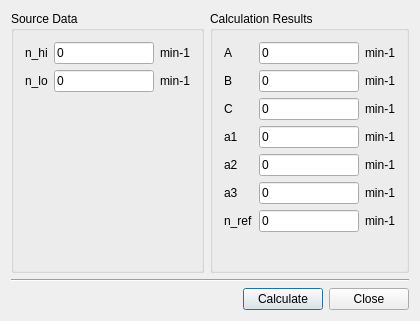
<?xml version="1.0" encoding="UTF-8"?>
<ui version="4.0">
 <class>ABCspeedsCalcDialogClass</class>
 <widget class="QDialog" name="ABCspeedsCalcDialogClass">
  <property name="windowModality">
   <enum>Qt::WindowModal</enum>
  </property>
  <property name="geometry">
   <rect>
    <x>0</x>
    <y>0</y>
    <width>420</width>
    <height>321</height>
   </rect>
  </property>
  <property name="focusPolicy">
   <enum>Qt::NoFocus</enum>
  </property>
  <property name="windowTitle">
   <string>Qr49: A, B, C speeds calculation</string>
  </property>
  <property name="windowIcon">
   <iconset resource="qr49.qrc">
    <normaloff>:/icons/toxic.png</normaloff>:/icons/toxic.png</iconset>
  </property>
  <layout class="QVBoxLayout" name="verticalLayout_4">
   <item>
    <layout class="QVBoxLayout" name="verticalLayout">
     <item>
      <layout class="QHBoxLayout" name="horizontalLayout_2">
       <item>
        <widget class="QGroupBox" name="groupBox">
         <property name="title">
          <string>Source Data</string>
         </property>
         <layout class="QVBoxLayout" name="verticalLayout_2">
          <item>
           <layout class="QGridLayout" name="gridLayout">
            <item row="0" column="0">
             <widget class="QLabel" name="label">
              <property name="text">
               <string>n_hi</string>
              </property>
             </widget>
            </item>
            <item row="0" column="1">
             <widget class="QLineEdit" name="lineEdit_n_hi">
              <property name="text">
               <string>0</string>
              </property>
              <property name="maxLength">
               <number>10</number>
              </property>
             </widget>
            </item>
            <item row="1" column="0">
             <widget class="QLabel" name="label_2">
              <property name="text">
               <string>n_lo</string>
              </property>
             </widget>
            </item>
            <item row="1" column="1">
             <widget class="QLineEdit" name="lineEdit_n_lo">
              <property name="text">
               <string>0</string>
              </property>
              <property name="maxLength">
               <number>10</number>
              </property>
             </widget>
            </item>
            <item row="2" column="1">
             <spacer name="verticalSpacer">
              <property name="orientation">
               <enum>Qt::Vertical</enum>
              </property>
              <property name="sizeHint" stdset="0">
               <size>
                <width>20</width>
                <height>40</height>
               </size>
              </property>
             </spacer>
            </item>
            <item row="0" column="2">
             <widget class="QLabel" name="label_10">
              <property name="text">
               <string>min-1</string>
              </property>
             </widget>
            </item>
            <item row="1" column="2">
             <widget class="QLabel" name="label_11">
              <property name="text">
               <string>min-1</string>
              </property>
             </widget>
            </item>
           </layout>
          </item>
         </layout>
        </widget>
       </item>
       <item>
        <widget class="QGroupBox" name="groupBox_2">
         <property name="title">
          <string>Calculation Results</string>
         </property>
         <layout class="QVBoxLayout" name="verticalLayout_3">
          <item>
           <layout class="QGridLayout" name="gridLayout_2">
            <item row="0" column="0">
             <widget class="QLabel" name="label_3">
              <property name="text">
               <string>A</string>
              </property>
             </widget>
            </item>
            <item row="0" column="1">
             <widget class="QLineEdit" name="lineEdit_A">
              <property name="text">
               <string>0</string>
              </property>
              <property name="readOnly">
               <bool>true</bool>
              </property>
             </widget>
            </item>
            <item row="1" column="0">
             <widget class="QLabel" name="label_4">
              <property name="text">
               <string>B</string>
              </property>
             </widget>
            </item>
            <item row="1" column="1">
             <widget class="QLineEdit" name="lineEdit_B">
              <property name="text">
               <string>0</string>
              </property>
              <property name="readOnly">
               <bool>true</bool>
              </property>
             </widget>
            </item>
            <item row="2" column="0">
             <widget class="QLabel" name="label_5">
              <property name="text">
               <string>C</string>
              </property>
             </widget>
            </item>
            <item row="2" column="1">
             <widget class="QLineEdit" name="lineEdit_C">
              <property name="text">
               <string>0</string>
              </property>
              <property name="readOnly">
               <bool>true</bool>
              </property>
             </widget>
            </item>
            <item row="3" column="0">
             <widget class="QLabel" name="label_6">
              <property name="text">
               <string>a1</string>
              </property>
             </widget>
            </item>
            <item row="3" column="1">
             <widget class="QLineEdit" name="lineEdit_a1">
              <property name="text">
               <string>0</string>
              </property>
              <property name="readOnly">
               <bool>true</bool>
              </property>
             </widget>
            </item>
            <item row="4" column="0">
             <widget class="QLabel" name="label_7">
              <property name="text">
               <string>a2</string>
              </property>
             </widget>
            </item>
            <item row="4" column="1">
             <widget class="QLineEdit" name="lineEdit_a2">
              <property name="text">
               <string>0</string>
              </property>
              <property name="readOnly">
               <bool>true</bool>
              </property>
             </widget>
            </item>
            <item row="5" column="0">
             <widget class="QLabel" name="label_8">
              <property name="text">
               <string>a3</string>
              </property>
             </widget>
            </item>
            <item row="5" column="1">
             <widget class="QLineEdit" name="lineEdit_a3">
              <property name="text">
               <string>0</string>
              </property>
              <property name="readOnly">
               <bool>true</bool>
              </property>
             </widget>
            </item>
            <item row="6" column="0">
             <widget class="QLabel" name="label_9">
              <property name="text">
               <string>n_ref</string>
              </property>
             </widget>
            </item>
            <item row="6" column="1">
             <widget class="QLineEdit" name="lineEdit_n_ref">
              <property name="text">
               <string>0</string>
              </property>
              <property name="readOnly">
               <bool>true</bool>
              </property>
             </widget>
            </item>
            <item row="0" column="2">
             <widget class="QLabel" name="label_12">
              <property name="text">
               <string>min-1</string>
              </property>
             </widget>
            </item>
            <item row="1" column="2">
             <widget class="QLabel" name="label_13">
              <property name="text">
               <string>min-1</string>
              </property>
             </widget>
            </item>
            <item row="2" column="2">
             <widget class="QLabel" name="label_14">
              <property name="text">
               <string>min-1</string>
              </property>
             </widget>
            </item>
            <item row="3" column="2">
             <widget class="QLabel" name="label_15">
              <property name="text">
               <string>min-1</string>
              </property>
             </widget>
            </item>
            <item row="4" column="2">
             <widget class="QLabel" name="label_16">
              <property name="text">
               <string>min-1</string>
              </property>
             </widget>
            </item>
            <item row="5" column="2">
             <widget class="QLabel" name="label_17">
              <property name="text">
               <string>min-1</string>
              </property>
             </widget>
            </item>
            <item row="6" column="2">
             <widget class="QLabel" name="label_18">
              <property name="text">
               <string>min-1</string>
              </property>
             </widget>
            </item>
            <item row="7" column="1">
             <spacer name="verticalSpacer_2">
              <property name="orientation">
               <enum>Qt::Vertical</enum>
              </property>
              <property name="sizeHint" stdset="0">
               <size>
                <width>20</width>
                <height>40</height>
               </size>
              </property>
             </spacer>
            </item>
           </layout>
          </item>
         </layout>
        </widget>
       </item>
      </layout>
     </item>
     <item>
      <widget class="Line" name="line">
       <property name="orientation">
        <enum>Qt::Horizontal</enum>
       </property>
      </widget>
     </item>
     <item>
      <layout class="QHBoxLayout" name="horizontalLayout">
       <item>
        <spacer name="horizontalSpacer">
         <property name="orientation">
          <enum>Qt::Horizontal</enum>
         </property>
         <property name="sizeHint" stdset="0">
          <size>
           <width>40</width>
           <height>20</height>
          </size>
         </property>
        </spacer>
       </item>
       <item>
        <widget class="QPushButton" name="pushButton_CalcABCspeeds">
         <property name="text">
          <string>Calculate</string>
         </property>
        </widget>
       </item>
       <item>
        <widget class="QPushButton" name="pushButton_CloseABCDialog">
         <property name="text">
          <string>Close</string>
         </property>
        </widget>
       </item>
      </layout>
     </item>
    </layout>
   </item>
  </layout>
 </widget>
 <layoutdefault spacing="6" margin="11"/>
 <tabstops>
  <tabstop>lineEdit_n_hi</tabstop>
  <tabstop>lineEdit_n_lo</tabstop>
  <tabstop>pushButton_CalcABCspeeds</tabstop>
  <tabstop>pushButton_CloseABCDialog</tabstop>
  <tabstop>lineEdit_A</tabstop>
  <tabstop>lineEdit_B</tabstop>
  <tabstop>lineEdit_C</tabstop>
  <tabstop>lineEdit_a1</tabstop>
  <tabstop>lineEdit_a2</tabstop>
  <tabstop>lineEdit_a3</tabstop>
  <tabstop>lineEdit_n_ref</tabstop>
 </tabstops>
 <resources>
  <include location="qr49.qrc"/>
 </resources>
 <connections>
  <connection>
   <sender>pushButton_CloseABCDialog</sender>
   <signal>clicked()</signal>
   <receiver>ABCspeedsCalcDialogClass</receiver>
   <slot>hide()</slot>
   <hints>
    <hint type="sourcelabel">
     <x>372</x>
     <y>283</y>
    </hint>
    <hint type="destinationlabel">
     <x>212</x>
     <y>153</y>
    </hint>
   </hints>
  </connection>
 </connections>
</ui>
